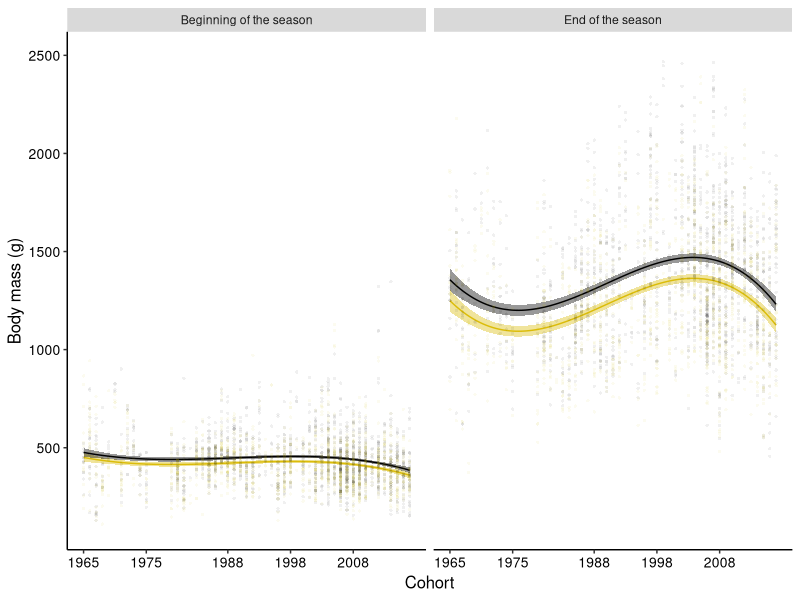
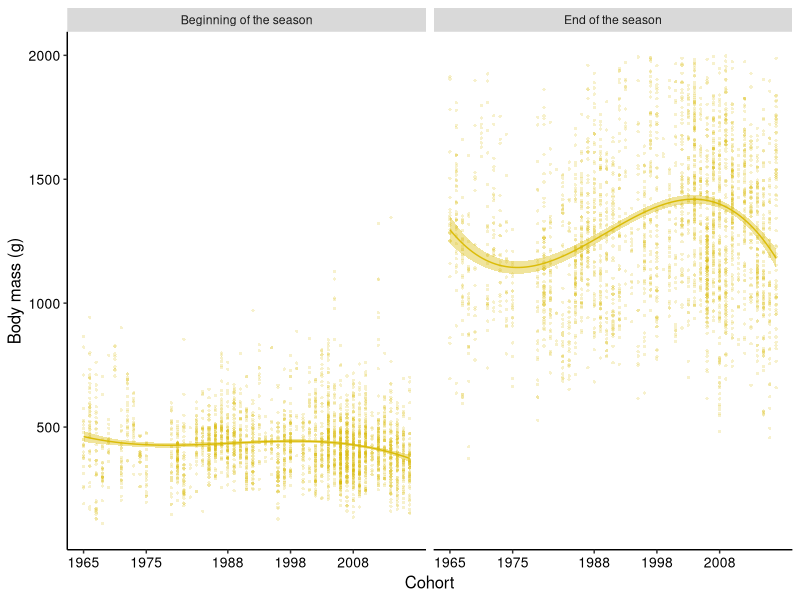

Generate these figures, in order, with R:
library(ggplot2)
library(tidyr)
library(dplyr)


theme_set(theme(
  legend.position = "none",
  panel.grid.major = element_blank(),
  panel.grid.minor = element_blank(),
  panel.background = element_blank(),
  axis.line = element_line(colour = "black"),
  axis.title = element_text(size = 12),
  axis.text = element_text(size = 10),
  title = element_text(size = 11),
  plot.tag = element_text(size = 15)
))


variable_names <- list("beg" = "Beginning of the season",
                       "end" = "End of the season")

variable_labeller <- function(variable, value) {
  return(variable_names[value])
}


male_col <- "black"
female_col <- "#dbbc09"


df <- read.csv("data/tb_annualid.csv") #nolint
df <- subset(df, df$age_class == "J")
df <- subset(df, !is.na(df$massaug))
df$year_recruit_sc <- scale(df$year_recruit)

df_long <- df %>%
  pivot_longer(
    cols = c(massjun, massaug),
    names_to = "season",
    values_to = "mass"
  ) %>%
  mutate(season = ifelse(season == "massjun", "beg", "end"))

head(df_long)


###############
# Mod aug
###############

mod_aug_1 <- lm(massaug ~ poly(year_recruit_sc, 3) * sex, data = df)

mod_aug_2 <- lm(massaug ~ poly(year_recruit_sc, 3) + sex, data = df)

anova(mod_aug_1, mod_aug_2)

mod_aug <- mod_aug_2

summary(mod_aug)

eff_data_aug <- data.frame(effects::effect(c("sex:year_recruit_sc"),
                                           mod_aug, partial.residuals = TRUE))

eff_data_aug$season <- as.factor(rep("end", nrow(eff_data_aug)))


###############
# Mod jun
###############

mod_jun_1 <- lm(massjun ~ poly(year_recruit_sc, 3) * sex, data = df)

mod_jun_2 <- lm(massjun ~ poly(year_recruit_sc, 3) + sex, data = df)

anova(mod_jun_1, mod_jun_2)

mod_jun <- mod_jun_2

summary(mod_jun)

eff_data_jun <- data.frame(effects::effect(c("sex:year_recruit_sc"),
                                           mod_jun, partial.residuals = TRUE))

eff_data_jun$season <- as.factor(rep("beg", nrow(eff_data_jun)))



################ Combine ################

eff_data <- merge(eff_data_jun, eff_data_aug, all = TRUE)


juvenile_trend <- ggplot(eff_data, aes(x = year_recruit_sc,
                                       y = fit,
                                       color = sex)) +
  facet_wrap(~season, labeller = variable_labeller) +
  geom_ribbon(data = eff_data, aes(ymin = lower, # Model's predictions SE
                                   ymax = upper,
                                   fill = sex),
              linetype = 0, alpha = .4) +
  geom_line(data = eff_data, aes(x = year_recruit_sc, # Model's predictions
                                 y = fit,
                                 color = sex)) +
  geom_point(data = df_long, aes(x = year_recruit_sc, # Raw data
                                 y = mass,
                                 color = sex),
             size = .8, shape = 16, alpha = .06) +
  scale_color_manual(values = c(female_col, male_col),
                     labels = c("Female", "Male")) +
  scale_fill_manual(values = c(female_col, male_col),
                    labels = c("Female", "Male")) +
  scale_y_continuous(limits = c(100, 2500),
                     breaks = seq(500, 2500, 500)) +
  scale_x_continuous(labels = unique(df$year_recruit)[c(seq(1, 50, 10))],
                     breaks = unique(df$year_recruit_sc)[c(seq(1, 50, 10))],
                     limits = c(unique(df$year_recruit_sc)[1],
                                unique(df$year_recruit_sc)[50])) +
  xlab("Cohort") +
  ylab("Body mass (g)")

ggsave("figures/fig-juvenile-trend.png", plot = juvenile_trend)



############################ Aug prediction (raw) ############################

plot_aug_raw <- ggplot(df, aes(x = year_recruit, y = massaug)) +
  geom_point(alpha = .25, col = "grey") +
  geom_smooth(method = "loess", formula = "y ~ x",
              size = 1.2, aes(color = sex)) +
  geom_smooth(method = "lm", col = "darkgrey", formula = "y ~ x",
              se = FALSE, linetype = "dashed") +
  xlab("Cohort (birth year)") + ylab("Body mass (g)") +
  scale_color_manual(values = c(female_col, male_col),
                     labels = c("Female", "Male")) +
  facet_wrap(~ df$sex, labeller = variable_labeller)


predictions <- ggplot_build(plot_aug_raw)$data[[2]]

predictions$colour <- as.factor(predictions$colour)

predictions_f <- subset(predictions, predictions$colour == female_col)
predictions_m <- subset(predictions, predictions$colour == male_col)


# Female
## Mass
min(predictions_f$y)
max(predictions_f$y)

## Cohort
predictions_f[which(predictions_f$y == min(predictions_f$y)), "x"]
predictions_f[which(predictions_f$y == max(predictions_f$y)), "x"]


# Male
## Mass
min(predictions_m$y)
max(predictions_m$y)

## Cohort
predictions_m[which(predictions_m$y == min(predictions_m$y)), "x"]
predictions_m[which(predictions_m$y == max(predictions_m$y)), "x"]







########################## FEMALES ONLY ###########################
df_F <- subset(df, df$sex == "F")
df_F <- subset(df, !is.na(df_F$massaug))
df_F$year_recruit_sc <- scale(df_F$year_recruit)

df_F_long <- df_F %>%
  pivot_longer(
    cols = c(massjun, massaug),
    names_to = "season",
    values_to = "mass"
  ) %>%
  mutate(season = ifelse(season == "massjun", "beg", "end"))

head(df_F_long)


###############
# Mod aug
###############

mod_F_aug <- lm(massaug ~ poly(year_recruit_sc, 3), data = df_F)

summary(mod_F_aug)

eff_data_aug_F <- data.frame(effects::effect(c("year_recruit_sc"),
                                             mod_F_aug, partial.residuals = TRUE))

eff_data_aug_F$season <- as.factor(rep("end", nrow(eff_data_aug_F)))


###############
# Mod jun
###############

mod_F_jun <- lm(massjun ~ poly(year_recruit_sc, 3), data = df_F)

summary(mod_F_jun)

eff_data_jun_F <- data.frame(effects::effect(c("year_recruit_sc"),
                                             mod_F_jun, partial.residuals = TRUE))

eff_data_jun_F$season <- as.factor(rep("beg", nrow(eff_data_jun_F)))



################ Combine ################

eff_data_F <- merge(eff_data_jun_F, eff_data_aug_F, all = TRUE)


juvenile_trend_F <- ggplot(eff_data_F, aes(x = year_recruit_sc,
                                       y = fit,
                                       color = female_col)) +
  facet_wrap(~season, labeller = variable_labeller) +
  geom_ribbon(data = eff_data_F, aes(ymin = lower, # Model's predictions SE
                                   ymax = upper,
                                   fill = female_col),
              linetype = 0, alpha = .4) +
  geom_line(data = eff_data_F, aes(x = year_recruit_sc, # Model's predictions
                                 y = fit,
                                 color = female_col)) +
  geom_point(data = df_F_long, aes(x = year_recruit_sc, # Raw data
                                 y = mass,
                                 color = female_col),
             size = .8, shape = 16, alpha = .2) +
  scale_color_manual(values = c(female_col),
                     labels = c("Female")) +
  scale_fill_manual(values = c(female_col),
                    labels = c("Female")) +
  scale_y_continuous(limits = c(100, 2000),
                     breaks = seq(500, 2000, 500)) +
  scale_x_continuous(labels = unique(df$year_recruit)[c(seq(1, 50, 10))],
                     breaks = unique(df$year_recruit_sc)[c(seq(1, 50, 10))],
                     limits = c(unique(df$year_recruit_sc)[1],
                                unique(df$year_recruit_sc)[50])) +
  xlab("Cohort") +
  ylab("Body mass (g)")

ggsave("figures/fig-juvenile-trend-F.png", plot = juvenile_trend_F)
